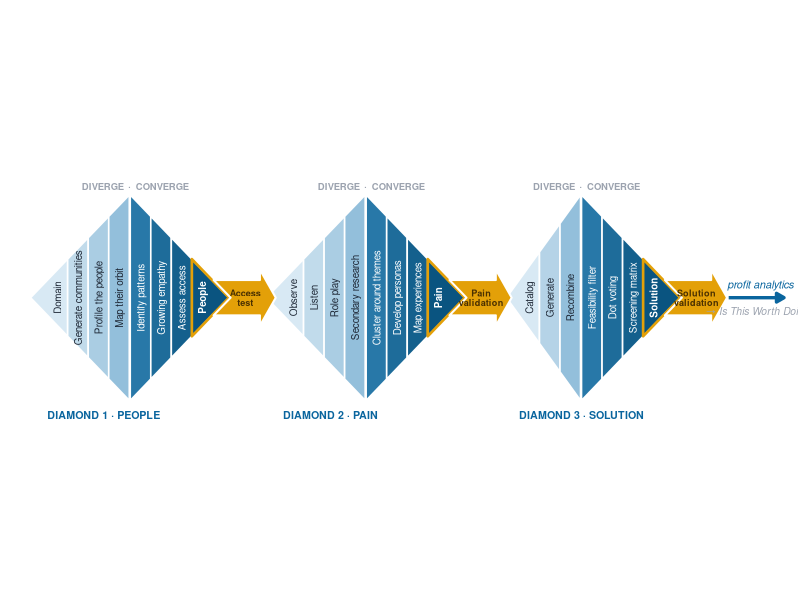
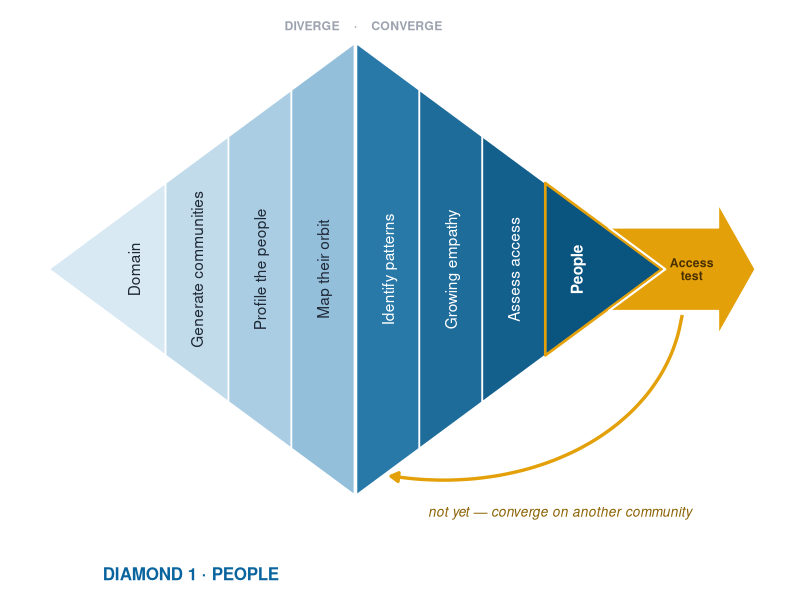
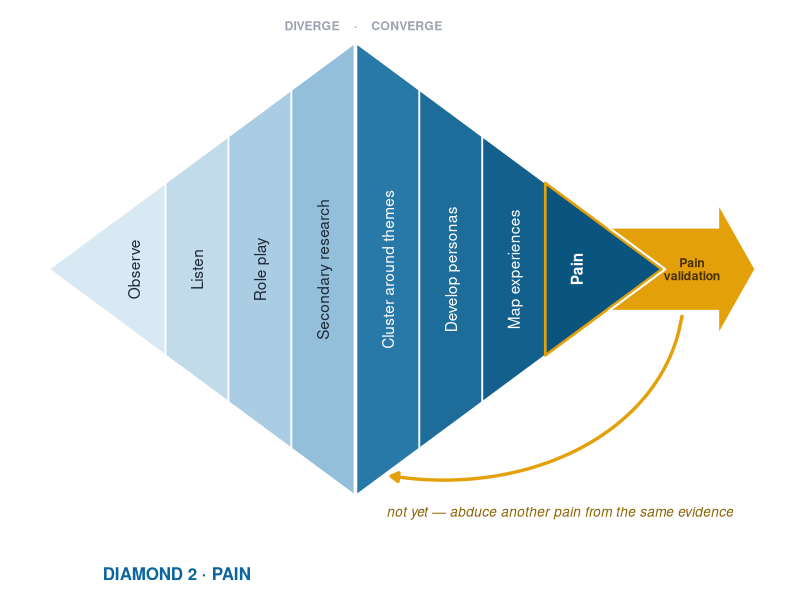
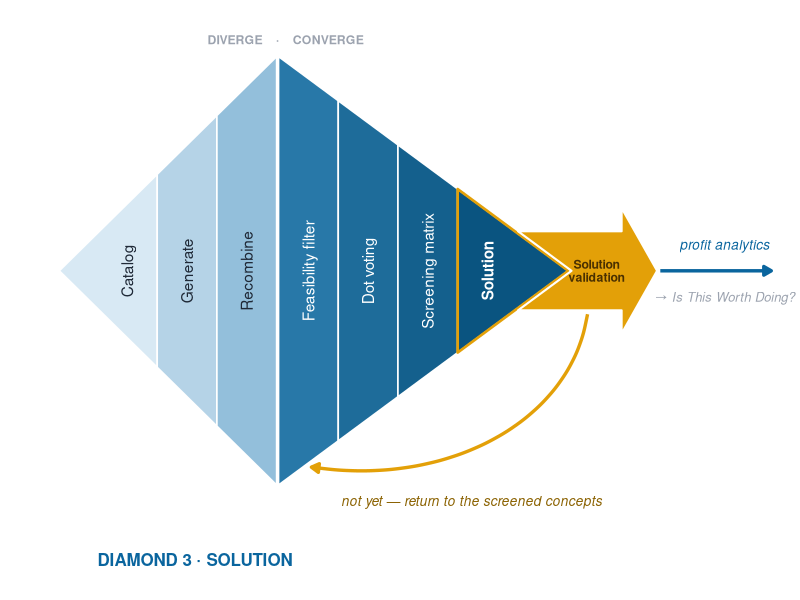
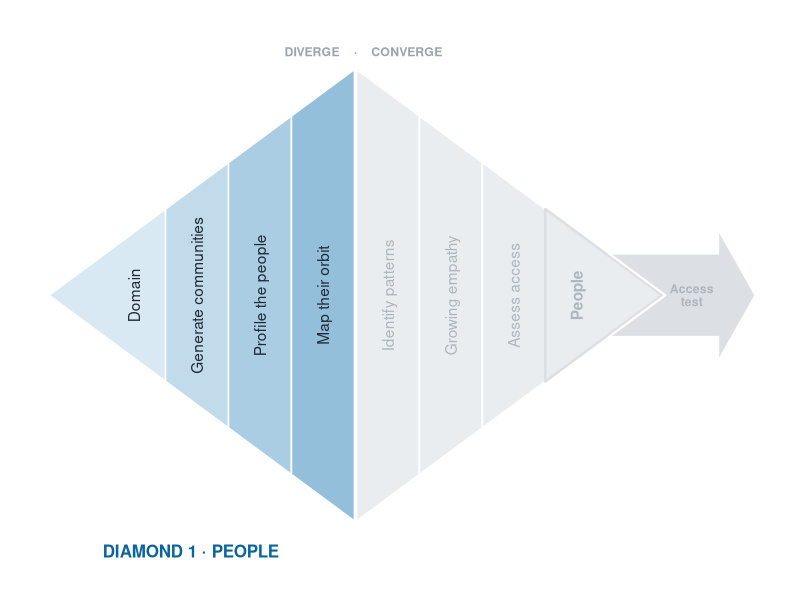
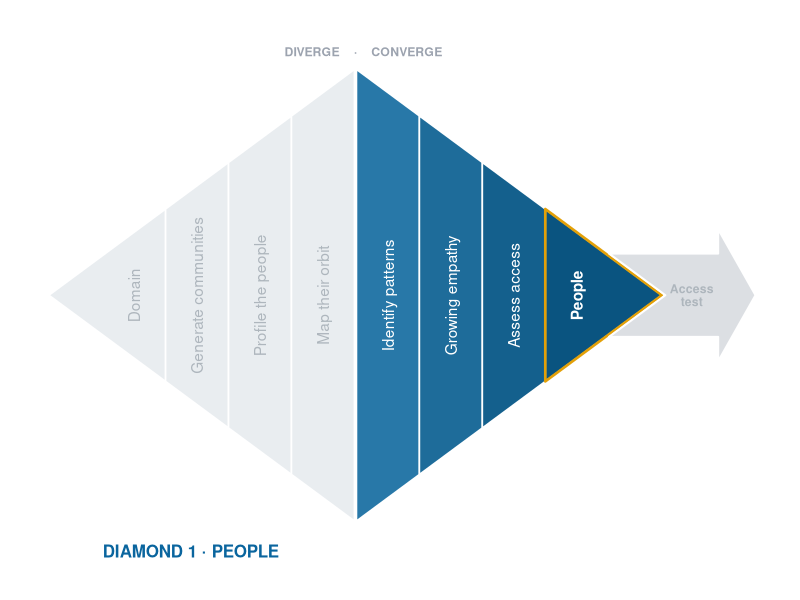
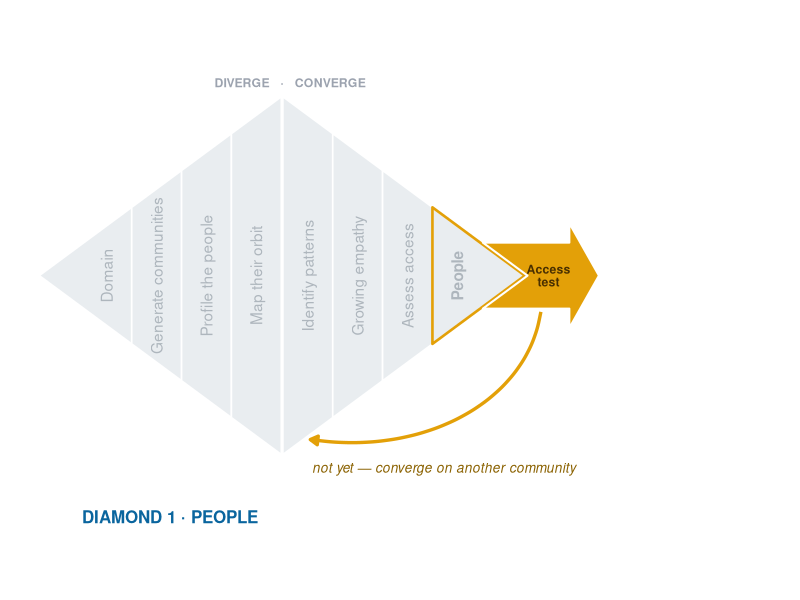
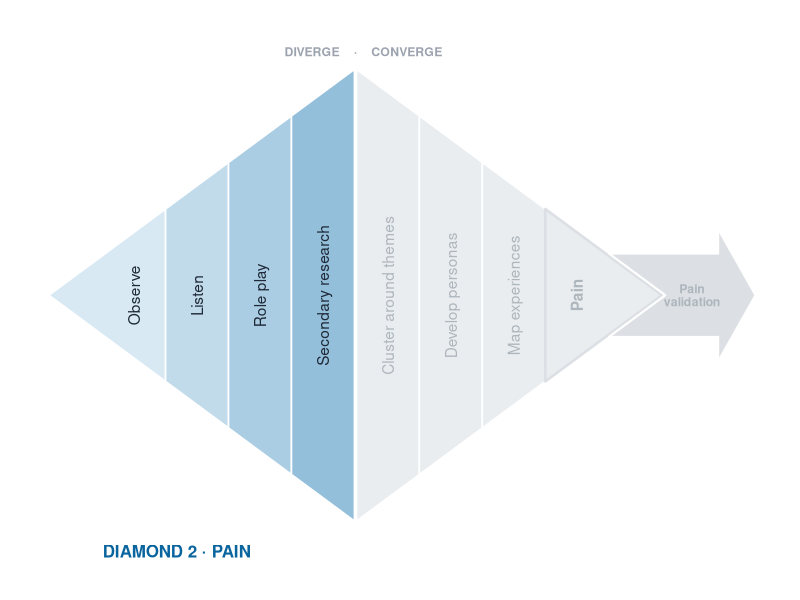

The R source for these figures, in order:
## =====================================================================
## PICK UP HERE (NWH, 2026-07-31)
##
## 1. DONE. The old GAP put clearance of GAP/2 - RH before the node and GAP/2
##    after it, so the right side was ~6x wider. PAD replaces it: the literal
##    clearance either side of a node, applied symmetrically. Raise or lower
##    PAD alone. Saving goes through save_fit(), which derives height from the
##    plot's aspect, so recovered width becomes height instead of letterbox.
##
## 2. Loop lines and loop labels in the individual figures need work.
##    The loop drops from the node at -RH to -H-0.9, curves back to the
##    diamond midpoint, and the label sits at -H-1.22. The curvature=-.1 arc
##    and the label centring are the rough parts. The recombine arc in D3
##    (curvature=-.5, above the diamond) is separate and also needs a pass.
##
## 3. Tip sharpness is one parameter: TIP. Currently .52 in the strip and
##    .58 in the detail. Lower is closer to a true point; the tip labels
##    ("Domain", "People") are what will break first.
##
## Not yet done: Fira Sans registration; band widths are uniform rather than
## proportional to the effort each stage takes.
## =====================================================================

library(ggplot2); library(dplyr); library(svglite)

brand <- list(primary="#0A659E", gold="#E3A008", ink="#1F2937", muted="#9CA3AF")
MUTE_FILL <- "#E9EDF0"; MUTE_INK <- "#AEB6BD"; MUTE_GOLD <- "#DCDFE3"

## Brand typography. Set once as a geom default so every text layer inherits it,
## including annotate("text"), which is GeomText under the hood.
FONT <- "Fira Sans"
if (FONT %in% systemfonts::system_fonts()$family) {
  update_geom_defaults("text",  list(family = FONT))
  update_geom_defaults("label", list(family = FONT))
} else {
  message("note: ", FONT, " not installed - falling back to the default sans")
}
## Two-segment ramp. Diverge stays light enough for ink; converge dark enough
## for white. The step between them IS the diverge->converge transition marker.
DIV_RAMP <- c("#D8E9F4", "#93BFDB")
CON_RAMP <- c("#2878A8", "#0A5480")
PHASE_GAP <- 0.03                       # zero: the ramp step alone marks the transition

bands <- function(div, con, x0, SW, H, TIP) {
  n <- length(div); m <- length(con); Wd <- n*SW; Wc <- m*SW
  fd <- colorRampPalette(DIV_RAMP)(n); fc <- colorRampPalette(CON_RAMP)(m)
  hd <- function(x) TIP + (H-TIP)*(x-x0)/Wd
  xc0 <- x0 + Wd + PHASE_GAP
  hc <- function(x) TIP + (H-TIP)*(xc0+Wc-x)/Wc
  capL <- TIP*Wd/(H-TIP); capR <- TIP*Wc/(H-TIP)
  d <- do.call(rbind, lapply(1:n, function(i){
    x1 <- x0+(i-1)*SW; x2 <- x0+i*SW
    ## slice 1 absorbs the left cap: one triangle, no false seam at the join
    px <- if (i==1) c(x0-capL, x2, x2)      else c(x1,x2,x2,x1)
    py <- if (i==1) c(0, -hd(x2), hd(x2))   else c(-hd(x1),-hd(x2),hd(x2),hd(x1))
    data.frame(id=paste0("d",x0,i), x=px, y=py,
               lab=div[i], mid=(x1+x2)/2, fill=fd[i], col=brand$ink, outcome=FALSE,
               phase="diverge")}))
  cc <- do.call(rbind, lapply(1:m, function(i){
    x1 <- xc0+(i-1)*SW; x2 <- xc0+i*SW
    ## the outcome slice absorbs the right cap, so the gold keyline wraps the
    ## whole point instead of stopping at a seam short of it
    px <- if (i==m) c(x1, xc0+Wc+capR, x1)  else c(x1,x2,x2,x1)
    py <- if (i==m) c(-hc(x1), 0, hc(x1))   else c(-hc(x1),-hc(x2),hc(x2),hc(x1))
    data.frame(id=paste0("c",x0,i), x=px, y=py,
               lab=con[i], mid=(x1+x2)/2, fill=fc[i], col="white", outcome=(i==m),
               phase="converge")}))
  ## The point is now part of the end slice, so TIP no longer sets sharpness -
  ## it sets where the LABELLED band ends and the blank nose begins.
  list(poly=rbind(d,cc), right=xc0+Wc+capR, left=x0-capL,
       mid=x0+Wd+PHASE_GAP/2, capR=capR, run=Wc+capR,
       ## underside of the FIRST converge slice: a real edge for the loop-back to
       ## touch, rather than empty space below the shape. It sits lower than the
       ## slices to its right, so the arrow reaches it without crossing them.
       c1x=xc0+SW*.55, c1y=-hc(xc0+SW*.55),
       ## midpoints and edge heights per slice, so an arc can anchor to a NAMED
       ## slice and to the silhouette instead of floating on magic offsets
       dmid=x0+(seq_len(n)-.5)*SW, dtop=hd(x0+(seq_len(n)-.5)*SW),
       cmid=xc0+(seq_len(m)-.5)*SW, ctop=hc(xc0+(seq_len(m)-.5)*SW))
}

## node_style: "rhombus" (flowchart convention: a decision happens here) or
## "arrow"  (a forward arrow carrying the test name: shows motion and keeps the
## pass/fail asymmetry, since failure branches off the axis rather than mirroring
## it). A double-headed arrow was rejected: <-> conventionally reads as a
## bidirectional RELATIONSHIP, not a branch, and would claim a symmetry the
## process does not have.
build <- function(spec, SW=.62, H=3.1, TIP=.52, PAD=.22, RH=.92,
                  lab=2.5, node=2.3, tag=2.4, title=0, loop=TRUE, sub=FALSE,
                  handoff=FALSE, node_style=c("arrow","rhombus"),
                  focus=c("all","diverge","converge","test")) {
  node_style <- match.arg(node_style); focus <- match.arg(focus)
  ## Arrow geometry, scaled off RH so both styles read at the same weight.
  ## Sized to the label it carries, not to match the rhombus's footprint.
  ## ANT is the tail notch: a concave left edge that mirrors the head, so the
  ## shape reads as RECEIVING as well as sending. Without it the arrow looks
  ## already committed to going forward and the failure branch reads as an
  ## afterthought hanging off it.
  AL <- RH*1.02; AHL <- RH*0.52; ABH <- RH*0.58; AHH <- RH*0.92
  ## ANT is derived, not chosen: the notch is cut at the SAME angle as the
  ## diamond's converge edge (run/rise), so the join reads as one more step
  ## separator - a sideways V - rather than a foreign shape meeting the point.
  ANT <- ABH * (length(spec[[1]]$con)*SW + TIP*(length(spec[[1]]$con)*SW)/(H-TIP)) / H
  ## does this figure draw the recombine arc? decided up front, because the
  ## DIVERGE/CONVERGE label has to sit above it rather than be crossed by it
  has_rec <- any(vapply(spec, function(s) isTRUE(s$recomb), logical(1)))
  rec_up  <- focus=="converge" && has_rec
  rec_div <- focus=="diverge"  && has_rec
  P <- NULL; L <- NULL; N <- NULL; A <- NULL; x <- 0
  for (k in seq_along(spec)) {
    s <- spec[[k]]; b <- bands(s$div, s$con, x, SW, H, TIP)
    P <- rbind(P, b$poly)
    L <- rbind(L, b$poly %>% filter(!is.na(lab)) %>% group_by(lab) %>%
                 summarise(mid=first(mid), col=first(col), outcome=first(outcome), .groups="drop"))
    half <- if (node_style=="rhombus") RH else AL
    ## Arrow mode: seat the diamond's point INSIDE the tail notch, so the two
    ## shapes interlock instead of facing each other across a gap.
    tx <- if (node_style=="rhombus") b$right + PAD + half
          else b$right + .05 - ANT + AL
    nv <- if (node_style=="rhombus")
      data.frame(x=c(tx-RH,tx,tx+RH,tx), y=c(0,RH,0,-RH))
    else            # notched tail -> body -> head, one closed polygon
      data.frame(
        x=c(tx-AL,     tx+AL-AHL, tx+AL-AHL, tx+AL, tx+AL-AHL, tx+AL-AHL, tx-AL, tx-AL+ANT),
        y=c(-ABH,      -ABH,      -AHH,      0,     AHH,       ABH,       ABH,   0))
    N <- rbind(N, data.frame(dia=k, tx=tx, lab=s$test, nv))
    rf <- if (is.null(s$recomb_from)) 3L else s$recomb_from
    rt <- if (is.null(s$recomb_to))   4L else s$recomb_to
    A <- rbind(A, data.frame(dia=k, x0=b$right, tx=tx, xl=x, xm=b$mid, lab=s$test,
                             c1x=b$c1x, c1y=b$c1y,
                             rfx=b$cmid[rf], rfy=b$ctop[rf],
                             rtx=b$dmid[rt], rty=b$dtop[rt],
                             back=s$back, sub=s$sub, title=s$title,
                             recomb=isTRUE(s$recomb),
                             nL=tx-half, nR=tx+half,
                             ntx=if (node_style=="rhombus") tx else tx+(ANT-AHL)/2,
                             nbot=if (node_style=="rhombus") -RH else -ABH,
                             last=(k==length(spec))))
    x <- tx + half + PAD             # same clearance on the way out
  }
  ## Highlight by muting, never by cropping: the reader keeps the whole cycle in
  ## view and sees where in it this chapter sits. Cropping would throw away the
  ## "where am I" that the colour is there to answer.
  if (focus != "all") {
    off <- P$phase != focus
    P$fill[off] <- MUTE_FILL
    L$col[L$lab %in% P$lab[off]] <- MUTE_INK
    if (focus == "test") { P$fill[] <- MUTE_FILL; L$col[] <- MUTE_INK }
  }
  gold_now  <- if (focus %in% c("all","converge","test")) brand$gold else MUTE_GOLD
  node_now  <- if (focus %in% c("all","test")) brand$gold else MUTE_GOLD
  node_ink  <- if (focus %in% c("all","test")) "#4A3000" else MUTE_INK
  g <- ggplot() +
    geom_polygon(data=P, aes(x,y,group=id, fill=I(fill)), colour="white", linewidth=.55) +
    # outcome slice: gold keyline, rhyming with the gold node it feeds
    geom_polygon(data=P %>% filter(outcome), aes(x,y,group=id),
                 fill=NA, colour=gold_now, linewidth=.9) +
    ## Slice labels are rotated 90 degrees and multi-line labels ARE already in
    ## reading order: with rotate(-90) successive lines advance to the right, so
    ## line 1 is the leftmost column, which is what a reader tilting their head
    ## left reads first. Do NOT "fix" this by reversing the lines - verify with
    ## the emitted x coordinates in the SVG, not by rotating a raster and eyeballing it.
    geom_text(data=L, aes(mid, 0, label=lab), angle=90, size=lab,
              lineheight=.88, colour=L$col, fontface=ifelse(L$outcome,2,1))
  PHL <- if (rec_up || rec_div) 1.02 else .26   # phase label clears either arc
  for (i in seq_len(nrow(A))) {
    a <- A[i,]
    ## In arrow mode the notch receives the diamond's point, so the little
    ## in/out arrows are redundant and were removed.
    if (node_style=="rhombus") g <- g +
      annotate("segment", x=a$x0+.05, xend=a$nL-.06, y=0, yend=0,
               colour=brand$muted, linewidth=.55,
               arrow=arrow(length=unit(.11,"cm"), type="closed"))
    g <- g +
      ## Anchor the SEPARATOR on the phase boundary, not the string's centre.
      ## This dot genuinely encodes the diverge->converge transition, so it sits
      ## exactly on it. Three elements, not two: the dot must be its own centred
      ## mark. Bundling it into the left string with hjust=1 puts the dot's right
      ## EDGE on the boundary, which reads as off-centre. Offset scales with the
      ## type size so it holds at both the strip and detail scales.
      annotate("text", x=a$xm - tag*.075, y=H+PHL, label="DIVERGE", hjust=1,
               size=tag, fontface=2, colour=brand$muted) +
      annotate("text", x=a$xm, y=H+PHL, label="·", hjust=.5,
               size=tag, fontface=2, colour=brand$muted) +
      annotate("text", x=a$xm + tag*.075, y=H+PHL, label="CONVERGE", hjust=0,
               size=tag, fontface=2, colour=brand$muted)
    if (!a$last && node_style=="rhombus") g <- g +
      annotate("segment", x=a$nR+.06, xend=a$nR+PAD-.05, y=0, yend=0,
               colour=brand$primary, linewidth=.55,
               arrow=arrow(length=unit(.11,"cm"), type="closed"))
    if (loop) g <- g +
      annotate("curve", x=a$tx, xend=a$c1x, y=a$nbot-.06, yend=a$c1y-.10,
               curvature=-.42, angle=105, ncp=14,
               colour=brand$gold, linewidth=1.15,
               arrow=arrow(length=unit(.22,"cm"), type="closed")) +
      ## sit just under the arc's belly, biased toward the node end where the
      ## arc is steepest - the label belongs to the return path, not to the
      ## empty space beneath the diamond
      annotate("text", x=a$tx*.58 + a$c1x*.42, y=a$c1y-.62, label=a$back,
               size=tag+.35, fontface=3, colour="#8A6100")
    ## D3's inner loop: recombine the best losers. It happens AT the screening
    ## matrix, so it appears ONLY on the convergence figure - the chapter that
    ## teaches it. On the whole-diamond figure it competed with the validation
    ## loop and read as a stray arc.
    ## NOT gated on `loop`: the validation loop and the recombine loop are
    ## different things. Convergence figures show this one with loop=FALSE.
    if (a$recomb && focus == "converge") g <- g +
      ## rise from the screening matrix, cross above the peak, descend into the
      ## recombination slice. One curve cannot do this: the peak sits BETWEEN the
      ## two anchors, so any single arc cuts the silhouette.
      annotate("segment", x=a$rfx, xend=a$rfx, y=a$rfy+.06, yend=H+.40,
               colour=brand$gold, linewidth=.6) +
      annotate("curve", x=a$rfx, xend=a$rtx, y=H+.40, yend=H+.40,
               curvature=.14, ncp=14, colour=brand$gold, linewidth=.6) +
      annotate("segment", x=a$rtx, xend=a$rtx, y=H+.40, yend=a$rty+.10,
               colour=brand$gold, linewidth=.6,
               arrow=arrow(length=unit(.12,"cm"), type="closed")) +
      annotate("text", x=a$rfx+SW*.30, y=H*.55, hjust=0, size=tag-.3,
               fontface=3, colour="#8A6100",
               label="work the concepts into better ones")   # covers both laps: first-pass
               ## elaboration AND salvaging the best of the screened-out concepts
    ## the vertical list replaces the inline run-on when the test IS the subject
    ## First-lap recombination: work a concept, feed the result back into the
    ## pool, repeat. No screening required - this is why a team can reach ~100
    ## ideas in half an hour rather than grinding for days.
    if (rec_div && a$recomb) g <- g +
      annotate("curve", x=a$rtx, xend=a$rtx-SW, y=a$rty+.20, yend=a$rty-.55,
               curvature=.85, ncp=16, colour=brand$gold, linewidth=.6,
               arrow=arrow(length=unit(.12,"cm"), type="closed")) +
      annotate("text", x=a$rtx+SW*.28, y=H*.60, hjust=0, size=tag-.3,
               fontface=3, colour="#8A6100",
               label="each pass feeds the pool again")
    if (sub && focus != "test" && nzchar(a$sub)) g <- g +
      annotate("text", x=a$tx, y=a$nbot-.62, label=a$sub, size=tag-.5, colour=brand$muted, fontface=3)
    ## Left-aligned at the diamond's left tip, deliberately NOT centred. Its
    ## separator divides an index from a name and encodes nothing structural,
    ## so it must not land near the phase gutter — a near-miss reads as a failed
    ## alignment and invites a meaning that isn't there. Off the axis entirely.
    if (title>0) g <- g +
      annotate("text", x=a$xl, y=if (loop) -H-1.15 else -H-.44, hjust=0,
               label=a$title, size=title, fontface=2, colour=brand$primary)
  }
  ## headroom must account for the recombine arc too, not just the loop below:
  ## the convergence figure draws that arc with loop = FALSE, and without this
  ## it was silently clipped by the panel.
  rec_up <- focus=="converge" && any(vapply(spec, function(s) isTRUE(s$recomb), logical(1)))
  xr <- c(-.3-TIP*2, x + if (handoff) 1.9 else if (focus=="test") 3.4 else .35)
  ## The loop hangs BELOW the diamond, so `loop` buys headroom at the bottom
  ## only. It used to pad the TOP by the same 1.75, reserving a band nothing is
  ## ever drawn in - that was the dead space above every per-diamond figure.
  ## The top only needs room when a recombine arc rises into it.
  yr <- c(if (loop) -H-1.48 else -H-.72,
          H + if (rec_up || rec_div) 1.45 else .58)
  g <- g + geom_polygon(data=N, aes(x,y,group=dia), fill=node_now, colour="white", linewidth=.7) +
    geom_text(data=A, aes(ntx, 0, label=lab), size=node,
              fontface=2, colour=node_ink, lineheight=.88) +
    (if (focus=="test" && nzchar(spec[[1]]$sub)) {
       tl <- trimws(strsplit(spec[[1]]$sub, "·", fixed=TRUE)[[1]])
       ty <- seq_along(tl); ty <- (mean(ty)-ty) * (tag*.115)
       list(annotate("text", x=A$nR[1]+PAD*2.2, y=ty, label=tl, hjust=0,
                     size=tag-.25, colour=brand$ink),
            annotate("text", x=A$nR[1]+PAD*2.2, y=max(ty)+tag*.16,
                     label="tests available", hjust=0, size=tag-.5,
                     fontface=3, colour=brand$muted))
     } else NULL) +
    (if (handoff) list(
      annotate("segment", x=x-PAD+.05, xend=x+1.5, y=0, yend=0, colour=brand$primary,
               linewidth=1.15, arrow=arrow(length=unit(.22,"cm"), type="closed")),
      annotate("text", x=x+.78, y=.40, size=tag+.35, fontface=3, colour=brand$primary,
               label="profit analytics"),
      annotate("text", x=x+.78, y=-.40, size=tag+.2, fontface=3, colour=brand$muted,
               label="→ Is This Worth Doing?")) else NULL) +
    coord_fixed(xlim=xr, ylim=yr, expand=FALSE) +
    theme_void(base_family=FONT) + theme(plot.margin=margin(2,2,2,2))
  ## coord_fixed() locks the data aspect at 1:1. If ggsave's width/height does
  ## not match diff(xr)/diff(yr), ggplot letterboxes the panel and you get dead
  ## margin you cannot remove with GAP. Carry the aspect so ggsave can match it.
  attr(g, "aspect") <- diff(xr) / diff(yr)
  g
}

## Save at a canvas matching the plot's own aspect, so coord_fixed() never
## letterboxes. SVG, not PNG: these are line art displayed at ~25% width in the
## chapters, so vector stays crisp at any zoom, weighs less, and keeps the
## labels as REAL TEXT - searchable, selectable, and readable by a screen
## reader. The outlined-path SVGs this replaces had none of that.
save_fit <- function(path, g, width) {
  ggsave(path, g, width = width, height = width / attr(g, "aspect"), bg = "white")
  invisible(attr(g, "aspect"))
}

D1 <- list(div=c("Domain","Generate communities","Profile the people","Map their orbit"),
           con=c("Identify patterns","Growing empathy","Assess access","People"),
           test="Access\ntest", title="DIAMOND 1 · PEOPLE", sub="",
           back="not yet — converge on another community")
D2 <- list(div=c("Observe","Listen","Role play","Secondary research"),
           con=c("Cluster around themes","Develop personas","Map experiences","Pain"),
           test="Pain\nvalidation", title="DIAMOND 2 · PAIN",
           sub="pain validation · ouch factor · willingness to pay",
           back="not yet — abduce another pain from the same evidence")
## Single-line labels only in the rotated slices. A two-line rotated label
## ("Fill the\ncatalog") stacks in an order that is hard to verify and rendered
## differently than it read in source; one word per slice also makes the three
## moves parallel, which is what the chapter calls them.
D3 <- list(div=c("Catalog","Generate","Recombine"), recomb_to=3L,
           con=c("Feasibility filter","Dot voting","Screening matrix","Solution"),
           test="Solution\nvalidation", title="DIAMOND 3 · SOLUTION", recomb=TRUE,
           sub="customer validation · verification · wow factor · $100 · smoke test",
           back="not yet — return to the screened concepts")

## Output directory: the OUT env var if set, otherwise the working directory.
## (Previously OUT was required; unset it resolved to "" and ragg tried to write
## to the filesystem root -> "agg could not write to the given file".)

## Default output is the book's images/ directory, resolved relative to this
## script, so `Rscript scripts/diamonds.R` from the repo root just works.
O <- Sys.getenv("OUT")
if (!nzchar(O)) {
  args <- commandArgs(trailingOnly = FALSE)
  here <- dirname(sub("^--file=", "", args[grep("^--file=", args)]))
  O <- if (length(here)) normalizePath(file.path(here, "..", "images")) else getwd()
}
if (!dir.exists(O)) dir.create(O, recursive = TRUE)
## =====================================================================
## MANIFEST — every figure the book needs, from one source of truth.
## Change a label, the palette, or the geometry once; regenerate all of them.
## Flags: loop (show the "no" path) · handoff (point on to profit analytics)
##        focus (all|diverge|converge|test) · sub (name the tests)
## =====================================================================
DS <- list(D1, D2, D3)
DETAIL <- function(...) build(..., SW=.92, H=3.3, TIP=.58, PAD=.26, RH=1.05,
                              lab=3.9, node=3.1, tag=3.1, title=4.3)

## A · the spine: all three, low detail, no loops, ends in the handoff
## The node is a forward ARROW, not a rhombus. A rhombus shows the failure
## branch dropping away but says nothing about the pass; the arrow carries the
## forward motion in its shape, so the pair reads as "you will most likely go
## on, and occasionally loop back" - the asymmetry entrepreneurs actually face.
save_fit(file.path(O,"spine.svg"),
         build(DS, loop=FALSE, title=2.7, handoff=TRUE), width=13.8)

## C · one figure per diamond, with its loop-back. Only Diamond 3 hands off.
for (i in 1:3)
  save_fit(file.path(O, sprintf("diamond-%d.svg", i)),
           DETAIL(DS[i], loop=TRUE, handoff=(i==3)), width=9.6)

## B · one per chapter: the WHOLE diamond, other phases muted, so the reader
##     keeps the cycle in view and sees where this chapter sits inside it.
for (i in 1:3) for (ph in c("diverge","converge","test"))
  save_fit(file.path(O, sprintf("d%d-%s.svg", i, ph)),
           DETAIL(DS[i], loop=(ph=="test"), handoff=FALSE,
                  focus=ph, sub=(ph=="test")), width=9.6)

cat("  wrote 2 spine + 3 diamond + 9 chapter figures\n")
cat("ok\n")
